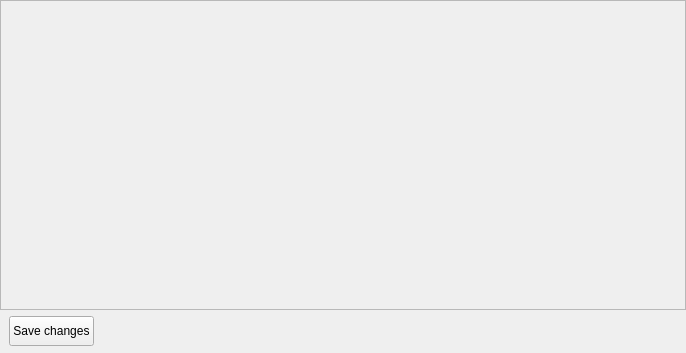
<?xml version="1.0" encoding="UTF-8"?>
<ui version="4.0">
 <class>ProjectFileEditor</class>
 <widget class="QWidget" name="ProjectFileEditor">
  <property name="geometry">
   <rect>
    <x>0</x>
    <y>0</y>
    <width>686</width>
    <height>353</height>
   </rect>
  </property>
  <property name="windowTitle">
   <string>Form</string>
  </property>
  <layout class="QGridLayout" name="gridLayout">
   <property name="leftMargin">
    <number>0</number>
   </property>
   <property name="topMargin">
    <number>0</number>
   </property>
   <property name="rightMargin">
    <number>0</number>
   </property>
   <property name="bottomMargin">
    <number>7</number>
   </property>
   <item row="0" column="0">
    <layout class="QVBoxLayout" name="verticalLayout">
     <item>
      <widget class="QScrollArea" name="scrollArea">
       <property name="widgetResizable">
        <bool>true</bool>
       </property>
       <widget class="QWidget" name="scrollAreaWidgetContents">
        <property name="geometry">
         <rect>
          <x>0</x>
          <y>0</y>
          <width>682</width>
          <height>304</height>
         </rect>
        </property>
        <layout class="QGridLayout" name="gridLayout_2">
         <item row="0" column="0">
          <layout class="QVBoxLayout" name="wigetsLayout"/>
         </item>
        </layout>
       </widget>
      </widget>
     </item>
     <item>
      <layout class="QHBoxLayout" name="horizontalLayout">
       <item>
        <spacer name="horizontalSpacer_2">
         <property name="orientation">
          <enum>Qt::Horizontal</enum>
         </property>
         <property name="sizeType">
          <enum>QSizePolicy::Fixed</enum>
         </property>
         <property name="sizeHint" stdset="0">
          <size>
           <width>9</width>
           <height>20</height>
          </size>
         </property>
        </spacer>
       </item>
       <item>
        <widget class="QPushButton" name="saveChangesButton">
         <property name="minimumSize">
          <size>
           <width>80</width>
           <height>30</height>
          </size>
         </property>
         <property name="text">
          <string>Save changes</string>
         </property>
        </widget>
       </item>
       <item>
        <spacer name="horizontalSpacer">
         <property name="orientation">
          <enum>Qt::Horizontal</enum>
         </property>
         <property name="sizeHint" stdset="0">
          <size>
           <width>40</width>
           <height>20</height>
          </size>
         </property>
        </spacer>
       </item>
      </layout>
     </item>
    </layout>
   </item>
  </layout>
 </widget>
 <resources/>
 <connections/>
</ui>
